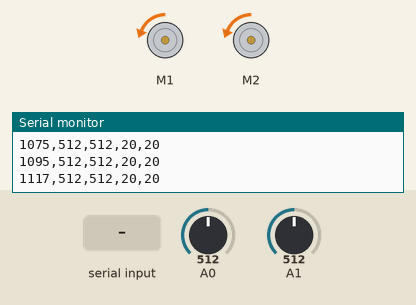
A sketch run on a simulated Arduino Uno, built with avr-gcc and run on an emulated ATmega328P. On the bench: 2 × DC motor (green arrow = forward, orange = backward, longer = faster), the last lines printed to the serial monitor. The inputs (shaded band) are chosen by the test bench; at power-on: A0 = 512, A1 = 512.

Above: at 1.2 s.
1.3 s: A0 set to 542
At 2.5 s:
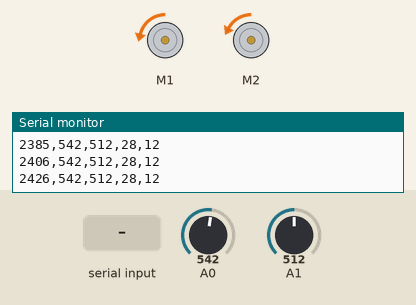
2.8 s: A0 set to 567
At 3.7 s:
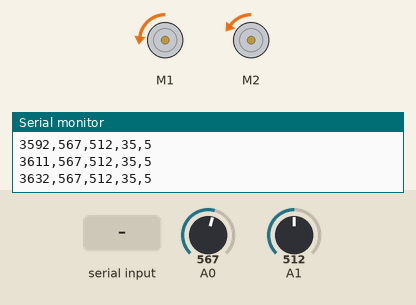
5.8 s: A1 set to 298
At 6.2 s:
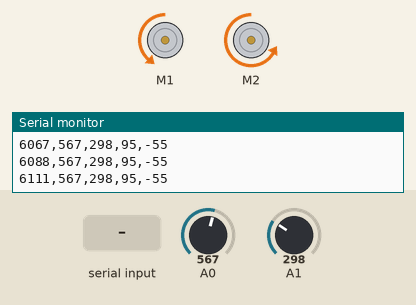
7.3 s: A1 set to 270
At 7.7 s:
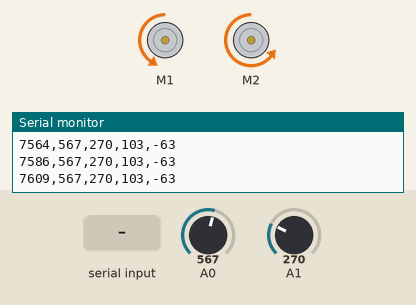
8.8 s: "-" received over Serial
At 9.1 s:
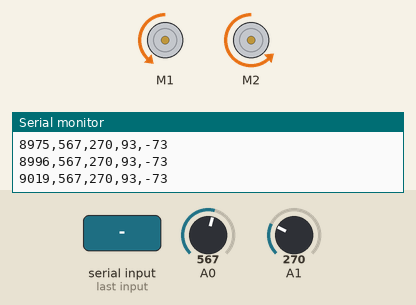
10.3 s: A1 set to 236
At 11.5 s:
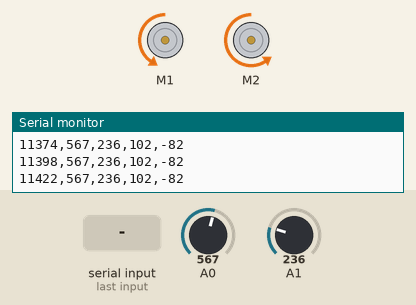
Timing chart, 0 to 12.8 s (numbered marks = the images above; inputs shaded):
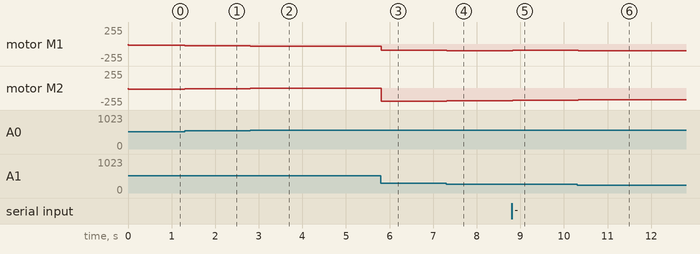

Measured:
- after the input at 1.3 s, motor M1: backward 20/255 → backward 28/255 at once; motor M2: backward 20/255 → backward 12/255 at once
- after the input at 2.8 s, motor M1: backward 28/255 → backward 35/255 at once; motor M2: backward 12/255 → backward 5/255 at once
- after the input at 5.8 s, motor M1: backward 35/255 → backward 95/255 at once; motor M2: backward 5/255 → backward 201/255 at once
- after the input at 7.3 s, motor M1: backward 95/255 → backward 103/255 at once; motor M2: backward 201/255 → backward 193/255 at once
- after the input at 8.8 s, motor M1: backward 103/255 → backward 93/255 at once; motor M2: backward 193/255 → backward 183/255 at once
- after the input at 10.3 s, motor M1: backward 93/255 → backward 102/255 at once; motor M2: backward 183/255 → backward 174/255 at once

The sketch:

Lab3Code.ino
```cpp
 // Include the required Servo Libraries
#include <Wire.h>
#include <Adafruit_MotorShield.h>
#include "utility/Adafruit_MS_PWMServoDriver.h"

int speed_constant = 20;

Adafruit_MotorShield AFMS = Adafruit_MotorShield();
Adafruit_DCMotor *myMotor1 = AFMS.getMotor(1);
Adafruit_DCMotor *myMotor2 = AFMS.getMotor(2);


void setup() {
  // initialize serial
  Serial.begin(9600);
  Serial.println("Setup");

  // begin adafruit motor shield
  AFMS.begin();
  myMotor1->setSpeed(10);
  myMotor2->setSpeed(10);
}

void loop() {
  // use serial port to increment speed
  if (Serial.available() > 0 ) {
    char temp = Serial.read();
    if (temp == '+') {
      speed_constant = speed_constant + 10;
    }
    if (temp == '-') {
      speed_constant = speed_constant - 10;
    }
  }

  // set sensors equal to variables so they can be used in calculaiton
  long sensor1 = analogRead(A0); // on the left
  long sensor2 = analogRead(A1); // on the right

  // set the direction of the motors in the direction we want the robot to move
  myMotor1->run(BACKWARD);
  myMotor2->run(BACKWARD);

  // calculate the speed of each motor using proportional control
  int m1_speed = (14*(sensor1-sensor2)/50+speed_constant);
  int m2_speed = (14*(sensor2-sensor1)/50+speed_constant);

  // set speed of each motor
  myMotor1->setSpeed(m1_speed);
  myMotor2->setSpeed(m2_speed);

  // display IR sensor values
  // IR values are about 952 when pointed at floor, and 1002 when pointed at tape
  Serial.print(millis());
  Serial.print(",");
  Serial.print(sensor1);
  Serial.print(",");
  Serial.print(sensor2);
  Serial.print(",");
  Serial.print(m1_speed);
  Serial.print(",");
  Serial.println(m2_speed);


}
```
